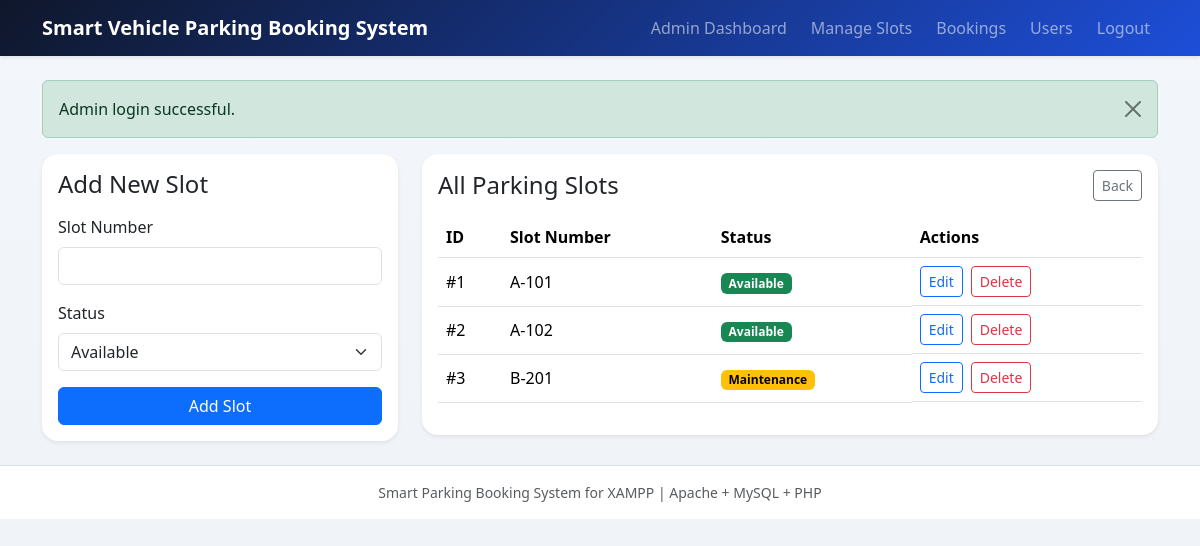
The app's page /admin/manage_slots.php (signed in) with its own data.
### tables this page shows
CREATE TABLE IF NOT EXISTS parking_slots (
    id INT UNSIGNED AUTO_INCREMENT PRIMARY KEY,
    slot_number VARCHAR(20) NOT NULL UNIQUE,
    status ENUM('available', 'maintenance') NOT NULL DEFAULT 'available',
    created_at TIMESTAMP DEFAULT CURRENT_TIMESTAMP
);

### includes/auth.php (called while the page is built, shortened)
<?php
require_once __DIR__ . '/functions.php';
function is_logged_in(): bool
{
    return isset($_SESSION['user_id'], $_SESSION['user_role']);
}
function is_admin(): bool
{
    return is_logged_in() && $_SESSION['user_role'] === 'admin';
}

### includes/functions.php (called while the page is built, shortened)
<?php
function sanitize(string $value): string
{
    return htmlspecialchars(trim($value), ENT_QUOTES, 'UTF-8');
}
function get_flash(): ?array
{
    $flash = $_SESSION['flash'];
    return $flash;
}
function slot_status_badge(string $status): string
{
    return match ($status) {
        'available' => 'success',
        'maintenance' => 'warning',
        default => 'secondary',
    };
}

### admin/manage_slots.php (the view, shortened to what this page needs)
<?php
require_once __DIR__ . '/../includes/auth.php';
$editSlot = null;
$slots = $conn->query('SELECT id, slot_number, status FROM parking_slots ORDER BY slot_number ASC');
require_once __DIR__ . '/../includes/header.php';
?>
<div class="row g-4">
    <div class="col-lg-4">
        <div class="card shadow-sm border-0">
            <div class="card-body">
                <h1 class="h4 mb-3"><?php echo $editSlot ? 'Edit Slot' : 'Add New Slot'; ?></h1>
                <form method="POST">
                    <div class="mb-3">
                        <label class="form-label">Slot Number</label>
                        <input type="text" name="slot_number" class="form-control"
                               value="<?php echo sanitize($editSlot['slot_number'] ?? ''); ?>" required>
                    </div>
                    <div class="mb-3">
                        <label class="form-label">Status</label>
                        <select name="status" class="form-select">
                            <option value="available" <?php echo (($editSlot['status'] ?? '') === 'available') ? 'selected' : ''; ?>>Available</option>
                        </select>
                    </div>
                    <button type="submit" class="btn btn-primary w-100"><?php echo $editSlot ? 'Update Slot' : 'Add Slot'; ?></button>
                </form>
            </div>
        </div>
    </div>
    <div class="col-lg-8">
        <div class="card shadow-sm border-0">
            <div class="card-body">
                <div class="d-flex justify-content-between align-items-center mb-3">
                    <h2 class="h4 mb-0">All Parking Slots</h2>
                    <a href="<?php echo BASE_URL; ?>admin/dashboard.php" class="btn btn-outline-secondary btn-sm">Back</a>
                </div>
                <div class="table-responsive">
                    <table class="table align-middle">
                        <thead>
                            <tr>
                                <th>ID</th>
                                <th>Slot Number</th>
                                <th>Status</th>
                                <th>Actions</th>
                            </tr>
                        </thead>
                        <tbody>
                            <?php if ($slots->num_rows === 0): ?>
                                <tr>
                                    <td colspan="4" class="text-center text-muted py-4">No parking slots found.</td>
                                </tr>
                            <?php else: ?>
                                <?php while ($slot = $slots->fetch_assoc()): ?>
                                    <tr>
                                        <td>#<?php echo (int) $slot['id']; ?></td>
                                        <td><?php echo sanitize($slot['slot_number']); ?></td>
                                        <td>
                                            <span class="badge text-bg-<?php echo slot_status_badge($slot['status']); ?>">
                                                <?php echo sanitize(ucfirst($slot['status'])); ?>
                                            </span>
                                        </td>
                                        <td class="d-flex gap-2">
                                            <a href="<?php echo BASE_URL; ?>admin/manage_slots.php?edit=<?php echo (int) $slot['id']; ?>"
                                               class="btn btn-sm btn-outline-primary">Edit</a>
                                            <form method="POST" onsubmit="return confirm('Delete this parking slot?');">
                                                <button type="submit" class="btn btn-sm btn-outline-danger">Delete</button>
                                            </form>
                                        </td>
                                    </tr>
                                <?php endwhile; ?>
                            <?php endif; ?>
                        </tbody>
                    </table>
                </div>
            </div>
        </div>
    </div>
</div>
<?php require_once __DIR__ . '/../includes/footer.php'; ?>

### includes/header.php (shortened to what this page needs)
<?php
$flash = get_flash();
?>
<!DOCTYPE html>
<html lang="en">
<head>
    <link href="https://cdn.jsdelivr.net/npm/bootstrap@5.3.3/dist/css/bootstrap.min.css" rel="stylesheet">
    <link rel="stylesheet" href="<?php echo BASE_URL; ?>assets/style.css">
</head>
<body class="app-body">
    <nav class="navbar navbar-expand-lg navbar-dark app-navbar shadow-sm">
        <div class="container">
            <a class="navbar-brand fw-bold" href="<?php echo BASE_URL; ?>">
                <?php echo APP_NAME; ?>
            </a>
            <div class="collapse navbar-collapse" id="mainNavbar">
                <ul class="navbar-nav ms-auto align-items-lg-center gap-lg-2">
                    <?php if (is_logged_in() && !is_admin()): ?>
                        <li class="nav-item"><a class="nav-link" href="<?php echo BASE_URL; ?>user/dashboard.php">Dashboard</a></li>
                        <li class="nav-item"><a class="nav-link" href="<?php echo BASE_URL; ?>user/history.php">My Bookings</a></li>
                        <li class="nav-item"><a class="nav-link" href="<?php echo BASE_URL; ?>user/logout.php">Logout</a></li>
                    <?php elseif (is_admin()): ?>
                        <li class="nav-item"><a class="nav-link" href="<?php echo BASE_URL; ?>admin/dashboard.php">Admin Dashboard</a></li>
                        <li class="nav-item"><a class="nav-link" href="<?php echo BASE_URL; ?>admin/manage_slots.php">Manage Slots</a></li>
                        <li class="nav-item"><a class="nav-link" href="<?php echo BASE_URL; ?>admin/bookings.php">Bookings</a></li>
                        <li class="nav-item"><a class="nav-link" href="<?php echo BASE_URL; ?>admin/manage_users.php">Users</a></li>
                        <li class="nav-item"><a class="nav-link" href="<?php echo BASE_URL; ?>admin/logout.php">Logout</a></li>
                    <?php endif; ?>
                </ul>
            </div>
        </div>
    </nav>
    <main class="container py-4">
        <?php if ($flash): ?>
            <div class="alert alert-<?php echo sanitize($flash['type']); ?> alert-dismissible fade show" role="alert">
                <?php echo sanitize($flash['message']); ?>
                <button type="button" class="btn-close" data-bs-dismiss="alert"></button>
            </div>
        <?php endif; ?>

### includes/footer.php (shortened to what this page needs)
    </main>
    <footer class="border-top bg-white py-3">
        <div class="container text-center text-muted small">
            Smart Parking Booking System for XAMPP | Apache + MySQL + PHP
        </div>
    </footer>
</body>
</html>

### assets/style.css (style rules this page uses)
body.app-body { background: linear-gradient(180deg, #f3f7fb 0%, #eef2f7 100%); color: #1f2937; min-height: 100vh; }
.app-navbar { background: linear-gradient(135deg, #0f172a, #1d4ed8); }
.table > :not(caption) > * > * { vertical-align: middle; }
.card { border-radius: 1rem; }

### records on screen
parking_slots: id "1", slot_number "A-101", status "Available"
parking_slots: id "2", slot_number "A-102", status "Available"
parking_slots: id "3", slot_number "B-201", status "Maintenance"

### other values on screen
APP_NAME "Smart Vehicle Parking Booking System"
$flash['message'] "Admin login successful."
